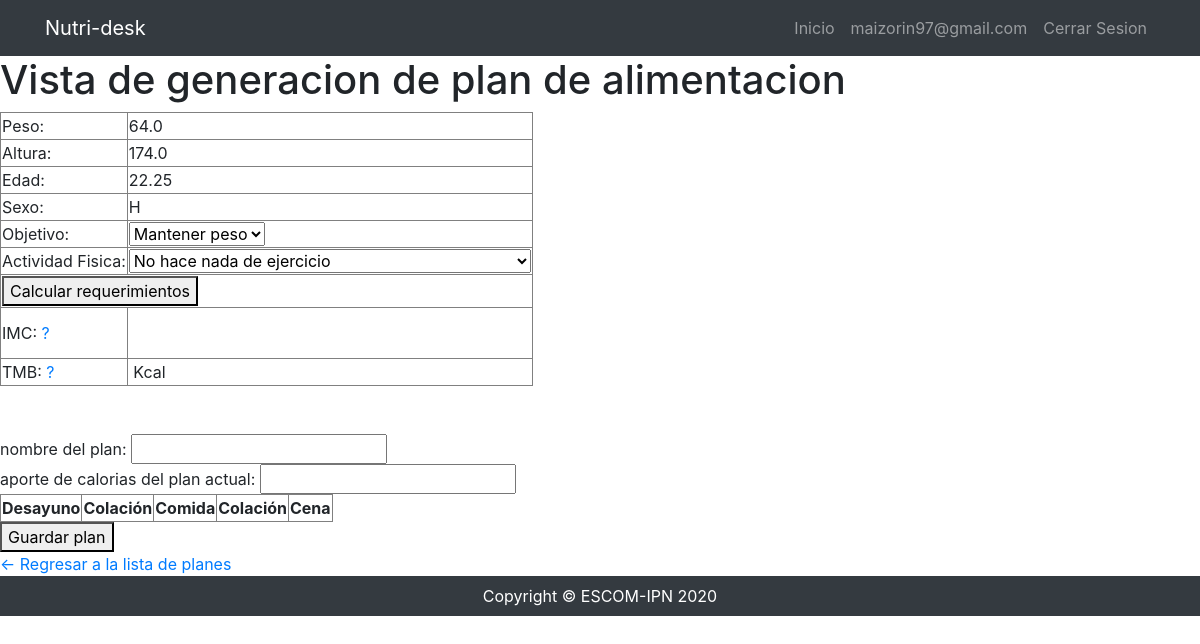
The page /planes/generar_plan/ (signed in) on the database its author committed.
### core/models.py (models this page shows)
class InfoUsuario(models.Model):
    usuario = models.OneToOneField(User,on_delete=models.CASCADE,verbose_name='Usuario',null=False,blank=False,primary_key=True)
    fecha_nacimiento = models.DateField(verbose_name="Fecha de nacimiento", default=datetime.now)
    altura = models.FloatField(verbose_name="Altura en CM")
    peso = models.FloatField(verbose_name="Peso en KG")
    SEXOS = (
        ('H','Hombre'),
        ('M','Mujer'),
    )
    sexo = models.CharField(max_length=1, choices=SEXOS)
    class Meta:
        ordering = ('-usuario',)
    def __str__(self):
        return '{0}'.format(self.usuario.username)

### planes/views.py (the view)
# urls.py: path('generar_plan/', views.generar_planes, name='generar_plan')
def generar_planes(request):
    if request.method == "POST":
        usuario: User = InfoUsuario.objects.get(usuario=request.user).usuario
        guardar_plan(request.POST, usuario)
        return redirect("planes")
    else:
        return preparar_plan(request.user, request)

### planes/views.py (called while the page is built)
def preparar_plan(current_user, request):
    infoUser = InfoUsuario.objects.get(usuario=current_user)
    print(infoUser)
    listaGrupos = Grupo.objects.all()
    listaAlimentos = Alimento.objects.all()
    edad = (
        dt.now().year
        - infoUser.fecha_nacimiento.year
        + (dt.now().month - infoUser.fecha_nacimiento.month) * (1 / 12)
    )
    return render(
        request,
        "generar_plan.html",
        {
            "infoUser": infoUser,
            "edad": edad,
            "listaAlimentos": listaAlimentos,
            "listaGrupos": listaGrupos,
        },
    )

### planes/templates/generar_plan.html (shortened to what this page needs)
{% extends 'base.html' %}
{% load static %}
{% block content %}
<h1>Vista de generacion de plan de alimentacion</h1>
<table border="1px">
    <tr>
        <td>Peso:</td>
        <td>{{infoUser.peso}}</td>
    </tr>
    <tr>
        <td>Altura:</td>
        <td>{{infoUser.altura}}</td>
    </tr>
    <tr>
        <td>Edad:</td>
        <td>{{edad}}</td>
    </tr>
    <tr>
        <td>Sexo:</td>
        <td>{{infoUser.sexo}}</td>
    </tr>
    <tr>
        <td>Objetivo:</td>
        <td>
            <select id="txtObjetivo">
                <option>Mantener peso</option>
            </select>
        </td>
    </tr>
    <tr>
        <td>Actividad Fisica:</td>
        <td>
            <select id="txtActividadFisica">
                <option>No hace nada de ejercicio</option>
            </select>
        </td>
    </tr>
    <tr>
        <td colspan="2"><button onclick="calcular_requisitos()">Calcular requerimientos</button></td>
    </tr>
    <tr>
        <td>IMC: <a href="#">?</a></td>
        <td>
            <br/>
        </td>
    </tr>
    <tr>
        <td>TMB: <a href="#">?</a></td>
        <td>
            <label id='txtTMB'></label> Kcal
        </td>
    </tr>
</table>
<br/>
<br/>
<form method="POST">{% csrf_token %}
nombre del plan: <input type="text" name="txtNombrePlan" required/> <br/>
aporte de calorias del plan actual: <input type="text" name="txtAporteCalorico" required/> <br/>
    <table border="1px" name="tabla_plan">
        <tr>
            <th>Desayuno</th>
            <th>Colación</th>
            <th>Comida</th>
            <th>Colación</th>
            <th>Cena</th>
        </tr>
    </table>
    <button type="submit">Guardar plan</button>
</form>
<a href="{% url 'planes' %}"><- Regresar a la lista de planes</a>
{% endblock %}

### core/templates/base.html (shortened to what this page needs)
<!DOCTYPE html>
<html lang="es">
<head>
    {% load static %}
    <link href="{% static 'bootstrap/css/bootstrap.min.css' %}" rel="stylesheet">
</head>
<body>
    <nav class="navbar navbar-expand-lg navbar-dark bg-dark static-top">
        <div class="container">
            <a class="navbar-brand" href="{% url 'index' %}">Nutri-desk</a>
            <div class="collapse navbar-collapse" id="navbarResponsive">
                <ul class="navbar-nav ml-auto">
                    <li class="nav-item {% if request.path == '/' %} active {% endif %}">
                        <a class="nav-link" href="{% url 'index' %}">Inicio
                        </a>
                    </li>
                    {% if user.is_authenticated %}
                    <li class="nav-item">
                        <a class="nav-link" href="{% url 'panel' %}">{{user.username}}</a>
                    </li>
                    <li class="nav-item">
                        <a class="nav-link" href="{% url 'cerrar' %}">Cerrar Sesion</a>
                    </li>
                    {% endif %}
                </ul>
            </div>
        </div>
    </nav>
    {% block content %}{% endblock %}
    <footer class="py-2 bg-dark">
        <div class="container">
            <p class="m-0 text-center text-white">Copyright &copy; ESCOM-IPN 2020</p>
        </div>
    </footer>
</body>
</html>

### rows shown on the page
InfoUsuario: peso "64.0", altura "174.0", sexo "H"

### other values the page prints
{{ user.username }} "maizorin97@gmail.com"
{{ edad }} "22.25"
